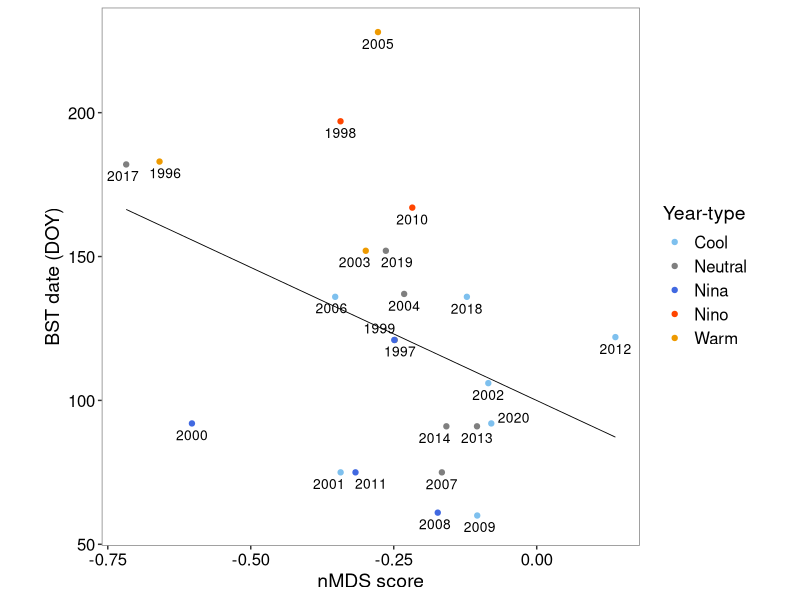
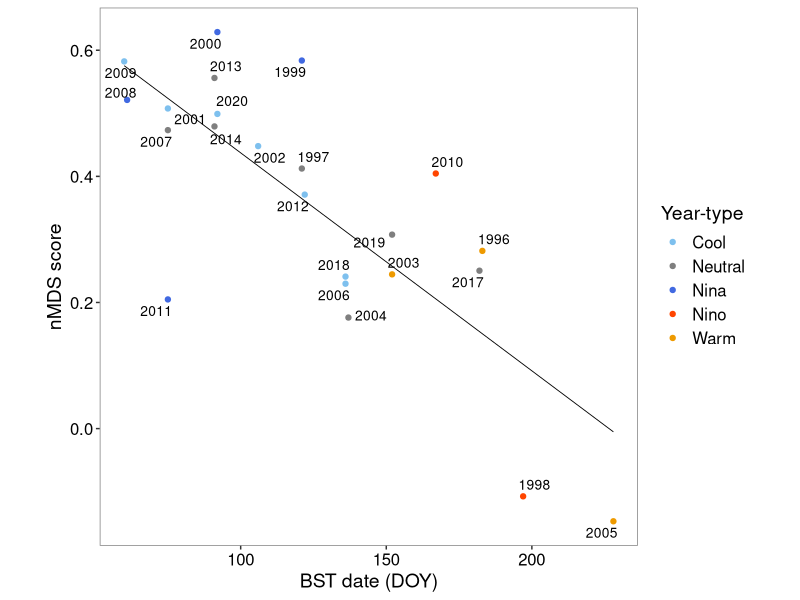

Recreate these plots in R, in order.
########################################
##  NOAA/OSU post-doc (NCC Copepods)
##  Step 5b - Plots for Fig. 5 - Winter PSI vs. BST date,
#                 Winter PSI vs. Summer PSI
##  Laura E. Lilly
##  Updated: 10 Mar 2024
########################################
# Compare:
#   - Winter PSI vs. BST date
#   - Winter PSI vs. Summer PSI (BST mag)
# ### OLD - NOTE: Must run 'Lilly_etal_NCC_CopePhys_S5a_PSISeason.R' *prior* to this script

library(tidyverse)
library(ggrepel)


###################### LOAD FILES ########################
scrfl <- read.csv('NH05_CopeDens_log10_nMDSscr_Samp_k2.csv')
colnames(scrfl) <- c("Samp_Date","NMDS1","NMDS2")


# ### Step 0: Convert file days -> R Dates
scrs_tib <- as_tibble(scrfl) |>
  mutate(Date = as.Date(Samp_Date),
         Year = year(Date),
         DOY2 = yday(Date)) |>
  select(Date, Year, DOY2, NMDS1, NMDS2)


# Then input BST dates as vector
bstdts <- as.Date(c("1996-07-01","1997-05-01","1998-07-16",
                    "1999-05-01","2000-04-01","2001-03-16",
                    "2002-04-16","2003-06-01","2004-05-16",
                    "2005-08-16","2006-05-16","2007-03-16",
                    "2008-03-01","2009-03-01","2010-06-16",
                    "2011-03-16","2012-05-01","2013-04-01",
                    "2014-04-01","2017-07-01","2018-05-16",
                    "2019-06-01","2020-04-01"),format="%Y-%m-%d")
# Second, calculate Winter and Summer date vectors by subtracting/adding 6 weeks
dtinv <- 6 # Set the 'number of weeks' interval to calculate Winter and Summer 
# dates

bst_df <- data.frame(bstdts) |>
  mutate(Date = as.Date(bstdts),
         BST_win = Date-(dtinv*7),
         BST_sum = Date+((dtinv+2)*7),
         DOY1 = yday(Date),
         Year = year(Date)) |>
  select(Date,Year,DOY1,BST_win,BST_sum)


# ### Step 1: Merge nMDS and BST DFs -> Separate for *winter* and *summer*
# WINTER
bst_win <- bst_df |>
  mutate(DOY_winBST = yday(BST_win), 
         BST_Date = Date,
         Date = BST_win) |>
  select(BST_Date, Year, Date, DOY_winBST)
  
win_merge <- left_join(bst_win, scrs_tib, 
                       join_by(Year, closest(Date <= Date))) |>
  mutate(BST_DOY = yday(BST_Date)) |>
  select(BST_Date, Year, BST_DOY, Date.y, NMDS1, NMDS2)
colnames(win_merge)[c(4)] <- c("Date_WinMDS")


# SUMMER
bst_sum <- bst_df |>
  mutate(DOY_sumBST = yday(BST_sum), 
         BST_Date = Date,
         Date = BST_sum) |>
  select(BST_Date, Year, Date, DOY_sumBST)

sum_merge <- left_join(bst_sum, scrs_tib, 
                       join_by(Year, closest(Date <= Date))) |>
  mutate(BST_DOY = yday(BST_Date)) |>
  select(BST_Date, Year, BST_DOY, Date.y, NMDS1, NMDS2)
colnames(sum_merge)[c(4)] <- c("Date_SumMDS")



# # ### Step 2: Calculate avg PSI for each year within a season
# # ALT #1: Don't need to add placeholder values for 2015, 2016, because
# #   they are already removed from PSIs DF
# bstyrdy_plt = bstyrdy
# # # ALT #2: Add 'placeholder' values for 2015, 2016 --> if I'm using a
# # #     BST dates vector *without* 2015, 2016
# # bstyrdy_plt = append(bstyrdy,c(50,50),after=19) # Add values of '50' so they fall on x-axis
# 
# # WINTER (each year compared to all other years -> avg.)
# win_avg_psi = colMeans(win_psi)
# 
# # SUMMER
# sum_avg_psi = colMeans(sum_psi)
# 
# 



#######################
ninoyrs <- c("Warm","Neutral","Nino","Nina","Nina","Cool","Cool",
             "Warm","Neutral","Warm","Cool","Neutral","Nina","Cool",
             "Nino","Nina","Cool","Neutral","Neutral","Neutral","Cool","Neutral","Cool")

win_lbl <- cbind(win_merge, ninoyrs)
colnames(win_lbl)[7] <- "Nino_type"

sum_lbl <- cbind(sum_merge, ninoyrs)
colnames(sum_lbl)[7] <- "Nino_type"


# ### Step 3: PLOTS
colel <- "orangered"
colwm <- "orange2"
colcd <- "skyblue2"
colla <- "royalblue"
colnu <- "grey50"

pltcolsing <- c(colcd,colnu,colla,colel,colwm)


# FIG. 5a:  Winter nMDS score vs. BST yearday
lm_5a <- lm(BST_DOY ~ NMDS1, data = win_lbl)

plt07a <- ggplot(win_lbl, aes(x = NMDS1, y = BST_DOY)) + 
  geom_point(aes(x = NMDS1, y = BST_DOY, color = factor(Nino_type))) + 
  geom_smooth(method = 'lm', se = FALSE, color = "black", lwd = 0.3) + 
  
  geom_text_repel(aes(label = Year), # color = factor(psi_df$Nino_lbls)), 
                size = 3.5, nudge_y = -2) +
  labs(x = "nMDS score", y  = "BST date (DOY)") + 
  
  
  scale_color_manual(name = "Year-type",
                     values = pltcolsing) + 
  
  theme(aspect.ratio = 1,
        axis.text = element_text(colour = "black", size = 12),
        legend.text = element_text(size = 12, colour ="black"),
        legend.position = "right", 
        axis.title = element_text(size = 14, colour = "black"),
        legend.title = element_text(size = 14, colour = "black"),
        panel.background = element_blank(), 
        panel.border = element_rect(colour = "grey50", fill = NA, size = 0.5),
        legend.key=element_blank()) 

# # Plot w/ legend
# ggsave("../../../OSU_NOAA_postdoc/Project1_SeasonalUpwelling/Figures/Plots_v4/P7a_2_WinMDS1scr_v_BST.png", plot = plt07a, width = 1600, height = 1600, units = 'px')



# FIG. 7b: BST yearday vs. Summer nMDS1 score
lm_5b <- lm(NMDS1 ~ BST_DOY, data = sum_lbl)

plt07b <- ggplot(sum_lbl, aes(x = BST_DOY, y = NMDS1)) + 
  geom_point(aes(x = BST_DOY, y = NMDS1, color = factor(Nino_type))) + 
  geom_smooth(method = 'lm', se = FALSE, color = "black", lwd = 0.3) + 
  
  geom_text_repel(aes(label = Year),
                  size = 3.5) +
  labs(x  = "BST date (DOY)", y = "nMDS score") + 
  
  
  scale_color_manual(name = "Year-type",
                     values = pltcolsing) + 
  
  theme(aspect.ratio = 1,
        axis.text = element_text(colour = "black", size = 12),
        legend.text = element_text(size = 12, colour ="black"),
        legend.position = "right", 
        axis.title = element_text(size = 14, colour = "black"),
        legend.title = element_text(size = 14, colour = "black"),
        panel.background = element_blank(), 
        panel.border = element_rect(colour = "grey50", fill = NA, size = 0.5),
        legend.key=element_blank()) 

# # Plot w/ legend
# ggsave("../../../OSU_NOAA_postdoc/Project1_SeasonalUpwelling/Figures/Plots_v4/P7b_2_SumMDS1scr_v_BST.png", plot = plt07b, width = 1600, height = 1600, units = 'px')

